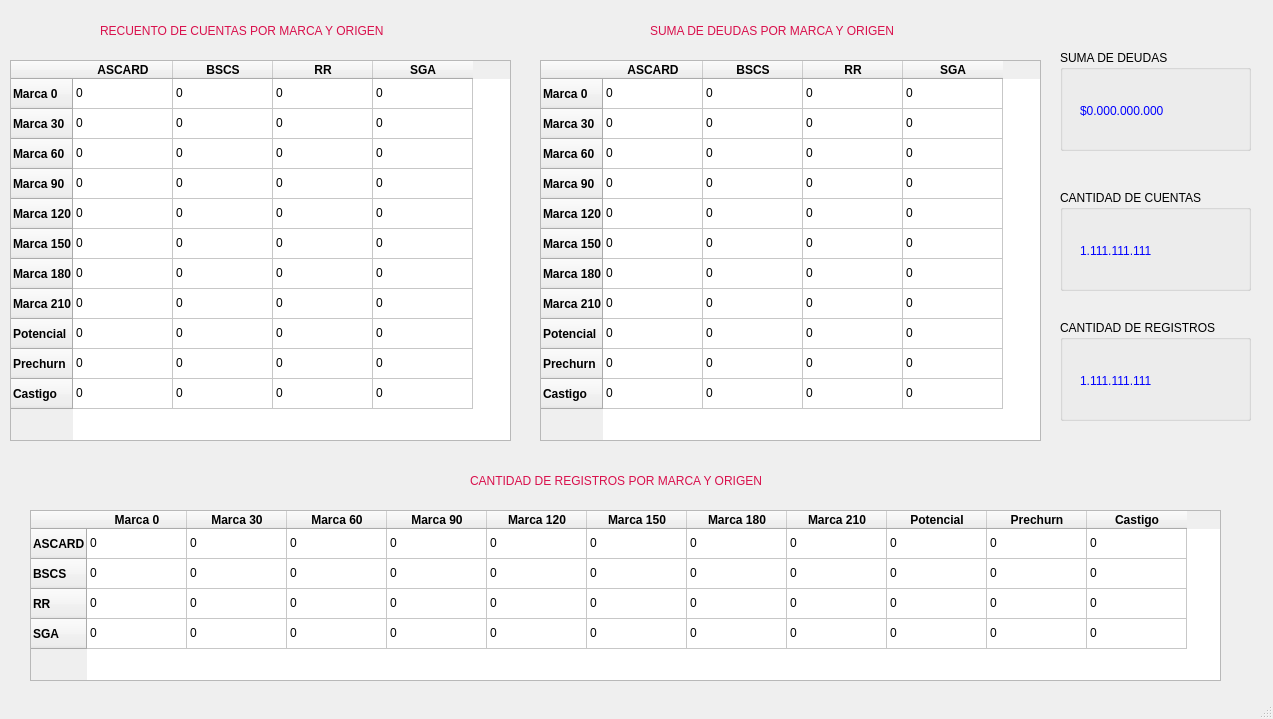
<?xml version="1.0" encoding="UTF-8"?>
<ui version="4.0">
 <class>TablesWindow</class>
 <widget class="QMainWindow" name="TablesWindow">
  <property name="geometry">
   <rect>
    <x>0</x>
    <y>0</y>
    <width>1273</width>
    <height>719</height>
   </rect>
  </property>
  <property name="windowTitle">
   <string>TablesWindow</string>
  </property>
  <widget class="QWidget" name="centralwidget">
   <widget class="QTableWidget" name="tableWidget">
    <property name="geometry">
     <rect>
      <x>10</x>
      <y>60</y>
      <width>501</width>
      <height>381</height>
     </rect>
    </property>
    <row>
     <property name="text">
      <string>Marca 0</string>
     </property>
     <property name="font">
      <font>
       <weight>75</weight>
       <bold>true</bold>
      </font>
     </property>
    </row>
    <row>
     <property name="text">
      <string>Marca 30</string>
     </property>
     <property name="font">
      <font>
       <weight>75</weight>
       <bold>true</bold>
      </font>
     </property>
    </row>
    <row>
     <property name="text">
      <string>Marca 60</string>
     </property>
     <property name="font">
      <font>
       <weight>75</weight>
       <bold>true</bold>
      </font>
     </property>
    </row>
    <row>
     <property name="text">
      <string>Marca 90</string>
     </property>
     <property name="font">
      <font>
       <weight>75</weight>
       <bold>true</bold>
      </font>
     </property>
    </row>
    <row>
     <property name="text">
      <string>Marca 120</string>
     </property>
     <property name="font">
      <font>
       <weight>75</weight>
       <bold>true</bold>
      </font>
     </property>
    </row>
    <row>
     <property name="text">
      <string>Marca 150</string>
     </property>
     <property name="font">
      <font>
       <weight>75</weight>
       <bold>true</bold>
      </font>
     </property>
    </row>
    <row>
     <property name="text">
      <string>Marca 180</string>
     </property>
     <property name="font">
      <font>
       <weight>75</weight>
       <bold>true</bold>
      </font>
     </property>
    </row>
    <row>
     <property name="text">
      <string>Marca 210</string>
     </property>
     <property name="font">
      <font>
       <weight>75</weight>
       <bold>true</bold>
      </font>
     </property>
    </row>
    <row>
     <property name="text">
      <string>Potencial</string>
     </property>
     <property name="font">
      <font>
       <weight>75</weight>
       <bold>true</bold>
      </font>
     </property>
    </row>
    <row>
     <property name="text">
      <string>Prechurn</string>
     </property>
     <property name="font">
      <font>
       <weight>75</weight>
       <bold>true</bold>
      </font>
     </property>
    </row>
    <row>
     <property name="text">
      <string>Castigo</string>
     </property>
     <property name="font">
      <font>
       <weight>75</weight>
       <bold>true</bold>
      </font>
     </property>
    </row>
    <column>
     <property name="text">
      <string>ASCARD</string>
     </property>
     <property name="font">
      <font>
       <weight>75</weight>
       <bold>true</bold>
      </font>
     </property>
    </column>
    <column>
     <property name="text">
      <string>BSCS</string>
     </property>
     <property name="font">
      <font>
       <weight>75</weight>
       <bold>true</bold>
      </font>
     </property>
     <property name="icon">
      <iconset theme="Dark"/>
     </property>
    </column>
    <column>
     <property name="text">
      <string>RR</string>
     </property>
     <property name="font">
      <font>
       <weight>75</weight>
       <bold>true</bold>
      </font>
     </property>
    </column>
    <column>
     <property name="text">
      <string>SGA</string>
     </property>
     <property name="font">
      <font>
       <weight>75</weight>
       <bold>true</bold>
      </font>
     </property>
    </column>
    <item row="0" column="0">
     <property name="text">
      <string>0</string>
     </property>
    </item>
    <item row="0" column="1">
     <property name="text">
      <string>0</string>
     </property>
    </item>
    <item row="0" column="2">
     <property name="text">
      <string>0</string>
     </property>
    </item>
    <item row="0" column="3">
     <property name="text">
      <string>0</string>
     </property>
    </item>
    <item row="1" column="0">
     <property name="text">
      <string>0</string>
     </property>
    </item>
    <item row="1" column="1">
     <property name="text">
      <string>0</string>
     </property>
    </item>
    <item row="1" column="2">
     <property name="text">
      <string>0</string>
     </property>
    </item>
    <item row="1" column="3">
     <property name="text">
      <string>0</string>
     </property>
    </item>
    <item row="2" column="0">
     <property name="text">
      <string>0</string>
     </property>
    </item>
    <item row="2" column="1">
     <property name="text">
      <string>0</string>
     </property>
    </item>
    <item row="2" column="2">
     <property name="text">
      <string>0</string>
     </property>
    </item>
    <item row="2" column="3">
     <property name="text">
      <string>0</string>
     </property>
    </item>
    <item row="3" column="0">
     <property name="text">
      <string>0</string>
     </property>
    </item>
    <item row="3" column="1">
     <property name="text">
      <string>0</string>
     </property>
    </item>
    <item row="3" column="2">
     <property name="text">
      <string>0</string>
     </property>
    </item>
    <item row="3" column="3">
     <property name="text">
      <string>0</string>
     </property>
    </item>
    <item row="4" column="0">
     <property name="text">
      <string>0</string>
     </property>
    </item>
    <item row="4" column="1">
     <property name="text">
      <string>0</string>
     </property>
    </item>
    <item row="4" column="2">
     <property name="text">
      <string>0</string>
     </property>
    </item>
    <item row="4" column="3">
     <property name="text">
      <string>0</string>
     </property>
    </item>
    <item row="5" column="0">
     <property name="text">
      <string>0</string>
     </property>
    </item>
    <item row="5" column="1">
     <property name="text">
      <string>0</string>
     </property>
    </item>
    <item row="5" column="2">
     <property name="text">
      <string>0</string>
     </property>
    </item>
    <item row="5" column="3">
     <property name="text">
      <string>0</string>
     </property>
    </item>
    <item row="6" column="0">
     <property name="text">
      <string>0</string>
     </property>
    </item>
    <item row="6" column="1">
     <property name="text">
      <string>0</string>
     </property>
    </item>
    <item row="6" column="2">
     <property name="text">
      <string>0</string>
     </property>
    </item>
    <item row="6" column="3">
     <property name="text">
      <string>0</string>
     </property>
    </item>
    <item row="7" column="0">
     <property name="text">
      <string>0</string>
     </property>
    </item>
    <item row="7" column="1">
     <property name="text">
      <string>0</string>
     </property>
    </item>
    <item row="7" column="2">
     <property name="text">
      <string>0</string>
     </property>
    </item>
    <item row="7" column="3">
     <property name="text">
      <string>0</string>
     </property>
    </item>
    <item row="8" column="0">
     <property name="text">
      <string>0</string>
     </property>
    </item>
    <item row="8" column="1">
     <property name="text">
      <string>0</string>
     </property>
    </item>
    <item row="8" column="2">
     <property name="text">
      <string>0</string>
     </property>
    </item>
    <item row="8" column="3">
     <property name="text">
      <string>0</string>
     </property>
    </item>
    <item row="9" column="0">
     <property name="text">
      <string>0</string>
     </property>
    </item>
    <item row="9" column="1">
     <property name="text">
      <string>0</string>
     </property>
    </item>
    <item row="9" column="2">
     <property name="text">
      <string>0</string>
     </property>
    </item>
    <item row="9" column="3">
     <property name="text">
      <string>0</string>
     </property>
    </item>
    <item row="10" column="0">
     <property name="text">
      <string>0</string>
     </property>
    </item>
    <item row="10" column="1">
     <property name="text">
      <string>0</string>
     </property>
    </item>
    <item row="10" column="2">
     <property name="text">
      <string>0</string>
     </property>
    </item>
    <item row="10" column="3">
     <property name="text">
      <string>0</string>
     </property>
    </item>
   </widget>
   <widget class="QTableWidget" name="tableWidget_2">
    <property name="geometry">
     <rect>
      <x>540</x>
      <y>60</y>
      <width>501</width>
      <height>381</height>
     </rect>
    </property>
    <row>
     <property name="text">
      <string>Marca 0</string>
     </property>
     <property name="font">
      <font>
       <weight>75</weight>
       <bold>true</bold>
      </font>
     </property>
    </row>
    <row>
     <property name="text">
      <string>Marca 30</string>
     </property>
     <property name="font">
      <font>
       <weight>75</weight>
       <bold>true</bold>
      </font>
     </property>
    </row>
    <row>
     <property name="text">
      <string>Marca 60</string>
     </property>
     <property name="font">
      <font>
       <weight>75</weight>
       <bold>true</bold>
      </font>
     </property>
    </row>
    <row>
     <property name="text">
      <string>Marca 90</string>
     </property>
     <property name="font">
      <font>
       <weight>75</weight>
       <bold>true</bold>
      </font>
     </property>
    </row>
    <row>
     <property name="text">
      <string>Marca 120</string>
     </property>
     <property name="font">
      <font>
       <weight>75</weight>
       <bold>true</bold>
      </font>
     </property>
    </row>
    <row>
     <property name="text">
      <string>Marca 150</string>
     </property>
     <property name="font">
      <font>
       <weight>75</weight>
       <bold>true</bold>
      </font>
     </property>
    </row>
    <row>
     <property name="text">
      <string>Marca 180</string>
     </property>
     <property name="font">
      <font>
       <weight>75</weight>
       <bold>true</bold>
      </font>
     </property>
    </row>
    <row>
     <property name="text">
      <string>Marca 210</string>
     </property>
     <property name="font">
      <font>
       <weight>75</weight>
       <bold>true</bold>
      </font>
     </property>
    </row>
    <row>
     <property name="text">
      <string>Potencial</string>
     </property>
     <property name="font">
      <font>
       <weight>75</weight>
       <bold>true</bold>
      </font>
     </property>
    </row>
    <row>
     <property name="text">
      <string>Prechurn</string>
     </property>
     <property name="font">
      <font>
       <weight>75</weight>
       <bold>true</bold>
      </font>
     </property>
    </row>
    <row>
     <property name="text">
      <string>Castigo</string>
     </property>
     <property name="font">
      <font>
       <weight>75</weight>
       <bold>true</bold>
      </font>
     </property>
    </row>
    <column>
     <property name="text">
      <string>ASCARD</string>
     </property>
     <property name="font">
      <font>
       <weight>75</weight>
       <bold>true</bold>
      </font>
     </property>
    </column>
    <column>
     <property name="text">
      <string>BSCS</string>
     </property>
     <property name="font">
      <font>
       <weight>75</weight>
       <bold>true</bold>
      </font>
     </property>
     <property name="icon">
      <iconset theme="Dark">
       <normaloff>../../../../../Program Files (x86)/Qt Designer</normaloff>../../../../../Program Files (x86)/Qt Designer</iconset>
     </property>
    </column>
    <column>
     <property name="text">
      <string>RR</string>
     </property>
     <property name="font">
      <font>
       <weight>75</weight>
       <bold>true</bold>
      </font>
     </property>
    </column>
    <column>
     <property name="text">
      <string>SGA</string>
     </property>
     <property name="font">
      <font>
       <weight>75</weight>
       <bold>true</bold>
      </font>
     </property>
    </column>
    <item row="0" column="0">
     <property name="text">
      <string>0</string>
     </property>
    </item>
    <item row="0" column="1">
     <property name="text">
      <string>0</string>
     </property>
    </item>
    <item row="0" column="2">
     <property name="text">
      <string>0</string>
     </property>
    </item>
    <item row="0" column="3">
     <property name="text">
      <string>0</string>
     </property>
    </item>
    <item row="1" column="0">
     <property name="text">
      <string>0</string>
     </property>
    </item>
    <item row="1" column="1">
     <property name="text">
      <string>0</string>
     </property>
    </item>
    <item row="1" column="2">
     <property name="text">
      <string>0</string>
     </property>
    </item>
    <item row="1" column="3">
     <property name="text">
      <string>0</string>
     </property>
    </item>
    <item row="2" column="0">
     <property name="text">
      <string>0</string>
     </property>
    </item>
    <item row="2" column="1">
     <property name="text">
      <string>0</string>
     </property>
    </item>
    <item row="2" column="2">
     <property name="text">
      <string>0</string>
     </property>
    </item>
    <item row="2" column="3">
     <property name="text">
      <string>0</string>
     </property>
    </item>
    <item row="3" column="0">
     <property name="text">
      <string>0</string>
     </property>
    </item>
    <item row="3" column="1">
     <property name="text">
      <string>0</string>
     </property>
    </item>
    <item row="3" column="2">
     <property name="text">
      <string>0</string>
     </property>
    </item>
    <item row="3" column="3">
     <property name="text">
      <string>0</string>
     </property>
    </item>
    <item row="4" column="0">
     <property name="text">
      <string>0</string>
     </property>
    </item>
    <item row="4" column="1">
     <property name="text">
      <string>0</string>
     </property>
    </item>
    <item row="4" column="2">
     <property name="text">
      <string>0</string>
     </property>
    </item>
    <item row="4" column="3">
     <property name="text">
      <string>0</string>
     </property>
    </item>
    <item row="5" column="0">
     <property name="text">
      <string>0</string>
     </property>
    </item>
    <item row="5" column="1">
     <property name="text">
      <string>0</string>
     </property>
    </item>
    <item row="5" column="2">
     <property name="text">
      <string>0</string>
     </property>
    </item>
    <item row="5" column="3">
     <property name="text">
      <string>0</string>
     </property>
    </item>
    <item row="6" column="0">
     <property name="text">
      <string>0</string>
     </property>
    </item>
    <item row="6" column="1">
     <property name="text">
      <string>0</string>
     </property>
    </item>
    <item row="6" column="2">
     <property name="text">
      <string>0</string>
     </property>
    </item>
    <item row="6" column="3">
     <property name="text">
      <string>0</string>
     </property>
    </item>
    <item row="7" column="0">
     <property name="text">
      <string>0</string>
     </property>
    </item>
    <item row="7" column="1">
     <property name="text">
      <string>0</string>
     </property>
    </item>
    <item row="7" column="2">
     <property name="text">
      <string>0</string>
     </property>
    </item>
    <item row="7" column="3">
     <property name="text">
      <string>0</string>
     </property>
    </item>
    <item row="8" column="0">
     <property name="text">
      <string>0</string>
     </property>
    </item>
    <item row="8" column="1">
     <property name="text">
      <string>0</string>
     </property>
    </item>
    <item row="8" column="2">
     <property name="text">
      <string>0</string>
     </property>
    </item>
    <item row="8" column="3">
     <property name="text">
      <string>0</string>
     </property>
    </item>
    <item row="9" column="0">
     <property name="text">
      <string>0</string>
     </property>
    </item>
    <item row="9" column="1">
     <property name="text">
      <string>0</string>
     </property>
    </item>
    <item row="9" column="2">
     <property name="text">
      <string>0</string>
     </property>
    </item>
    <item row="9" column="3">
     <property name="text">
      <string>0</string>
     </property>
    </item>
    <item row="10" column="0">
     <property name="text">
      <string>0</string>
     </property>
    </item>
    <item row="10" column="1">
     <property name="text">
      <string>0</string>
     </property>
    </item>
    <item row="10" column="2">
     <property name="text">
      <string>0</string>
     </property>
    </item>
    <item row="10" column="3">
     <property name="text">
      <string>0</string>
     </property>
    </item>
   </widget>
   <widget class="QLabel" name="label_Total_Registers">
    <property name="geometry">
     <rect>
      <x>100</x>
      <y>20</y>
      <width>321</width>
      <height>21</height>
     </rect>
    </property>
    <property name="styleSheet">
     <string notr="true">color: rgb(217, 16, 76);
font: 87 9pt &quot;Arial Black&quot;;</string>
    </property>
    <property name="text">
     <string>RECUENTO DE CUENTAS POR MARCA Y ORIGEN</string>
    </property>
   </widget>
   <widget class="QLabel" name="label_Total_Registers_2">
    <property name="geometry">
     <rect>
      <x>650</x>
      <y>20</y>
      <width>271</width>
      <height>21</height>
     </rect>
    </property>
    <property name="styleSheet">
     <string notr="true">color: rgb(217, 16, 76);
font: 87 9pt &quot;Arial Black&quot;;</string>
    </property>
    <property name="text">
     <string>SUMA DE DEUDAS POR MARCA Y ORIGEN</string>
    </property>
   </widget>
   <widget class="QTableWidget" name="tableWidget_3">
    <property name="geometry">
     <rect>
      <x>30</x>
      <y>510</y>
      <width>1191</width>
      <height>171</height>
     </rect>
    </property>
    <row>
     <property name="text">
      <string>ASCARD</string>
     </property>
     <property name="font">
      <font>
       <weight>75</weight>
       <bold>true</bold>
      </font>
     </property>
    </row>
    <row>
     <property name="text">
      <string>BSCS</string>
     </property>
     <property name="font">
      <font>
       <weight>75</weight>
       <bold>true</bold>
      </font>
     </property>
    </row>
    <row>
     <property name="text">
      <string>RR</string>
     </property>
     <property name="font">
      <font>
       <weight>75</weight>
       <bold>true</bold>
      </font>
     </property>
    </row>
    <row>
     <property name="text">
      <string>SGA</string>
     </property>
     <property name="font">
      <font>
       <weight>75</weight>
       <bold>true</bold>
      </font>
     </property>
    </row>
    <column>
     <property name="text">
      <string>Marca 0</string>
     </property>
     <property name="font">
      <font>
       <weight>75</weight>
       <bold>true</bold>
      </font>
     </property>
    </column>
    <column>
     <property name="text">
      <string>Marca 30</string>
     </property>
     <property name="font">
      <font>
       <weight>75</weight>
       <bold>true</bold>
      </font>
     </property>
     <property name="icon">
      <iconset theme="Dark">
       <normaloff>.</normaloff>.</iconset>
     </property>
    </column>
    <column>
     <property name="text">
      <string>Marca 60</string>
     </property>
     <property name="font">
      <font>
       <weight>75</weight>
       <bold>true</bold>
      </font>
     </property>
    </column>
    <column>
     <property name="text">
      <string>Marca 90</string>
     </property>
     <property name="font">
      <font>
       <weight>75</weight>
       <bold>true</bold>
      </font>
     </property>
    </column>
    <column>
     <property name="text">
      <string>Marca 120</string>
     </property>
     <property name="font">
      <font>
       <weight>75</weight>
       <bold>true</bold>
      </font>
     </property>
    </column>
    <column>
     <property name="text">
      <string>Marca 150</string>
     </property>
     <property name="font">
      <font>
       <weight>75</weight>
       <bold>true</bold>
      </font>
     </property>
    </column>
    <column>
     <property name="text">
      <string>Marca 180</string>
     </property>
     <property name="font">
      <font>
       <weight>75</weight>
       <bold>true</bold>
      </font>
     </property>
    </column>
    <column>
     <property name="text">
      <string>Marca 210</string>
     </property>
     <property name="font">
      <font>
       <weight>75</weight>
       <bold>true</bold>
      </font>
     </property>
    </column>
    <column>
     <property name="text">
      <string>Potencial</string>
     </property>
     <property name="font">
      <font>
       <weight>75</weight>
       <bold>true</bold>
      </font>
     </property>
    </column>
    <column>
     <property name="text">
      <string>Prechurn</string>
     </property>
     <property name="font">
      <font>
       <weight>75</weight>
       <bold>true</bold>
      </font>
     </property>
    </column>
    <column>
     <property name="text">
      <string>Castigo</string>
     </property>
     <property name="font">
      <font>
       <weight>75</weight>
       <bold>true</bold>
      </font>
     </property>
    </column>
    <item row="0" column="0">
     <property name="text">
      <string>0</string>
     </property>
    </item>
    <item row="0" column="1">
     <property name="text">
      <string>0</string>
     </property>
    </item>
    <item row="0" column="2">
     <property name="text">
      <string>0</string>
     </property>
    </item>
    <item row="0" column="3">
     <property name="text">
      <string>0</string>
     </property>
    </item>
    <item row="0" column="4">
     <property name="text">
      <string>0</string>
     </property>
    </item>
    <item row="0" column="5">
     <property name="text">
      <string>0</string>
     </property>
    </item>
    <item row="0" column="6">
     <property name="text">
      <string>0</string>
     </property>
    </item>
    <item row="0" column="7">
     <property name="text">
      <string>0</string>
     </property>
    </item>
    <item row="0" column="8">
     <property name="text">
      <string>0</string>
     </property>
    </item>
    <item row="0" column="9">
     <property name="text">
      <string>0</string>
     </property>
    </item>
    <item row="0" column="10">
     <property name="text">
      <string>0</string>
     </property>
    </item>
    <item row="1" column="0">
     <property name="text">
      <string>0</string>
     </property>
    </item>
    <item row="1" column="1">
     <property name="text">
      <string>0</string>
     </property>
    </item>
    <item row="1" column="2">
     <property name="text">
      <string>0</string>
     </property>
    </item>
    <item row="1" column="3">
     <property name="text">
      <string>0</string>
     </property>
    </item>
    <item row="1" column="4">
     <property name="text">
      <string>0</string>
     </property>
    </item>
    <item row="1" column="5">
     <property name="text">
      <string>0</string>
     </property>
    </item>
    <item row="1" column="6">
     <property name="text">
      <string>0</string>
     </property>
    </item>
    <item row="1" column="7">
     <property name="text">
      <string>0</string>
     </property>
    </item>
    <item row="1" column="8">
     <property name="text">
      <string>0</string>
     </property>
    </item>
    <item row="1" column="9">
     <property name="text">
      <string>0</string>
     </property>
    </item>
    <item row="1" column="10">
     <property name="text">
      <string>0</string>
     </property>
    </item>
    <item row="2" column="0">
     <property name="text">
      <string>0</string>
     </property>
    </item>
    <item row="2" column="1">
     <property name="text">
      <string>0</string>
     </property>
    </item>
    <item row="2" column="2">
     <property name="text">
      <string>0</string>
     </property>
    </item>
    <item row="2" column="3">
     <property name="text">
      <string>0</string>
     </property>
    </item>
    <item row="2" column="4">
     <property name="text">
      <string>0</string>
     </property>
    </item>
    <item row="2" column="5">
     <property name="text">
      <string>0</string>
     </property>
    </item>
    <item row="2" column="6">
     <property name="text">
      <string>0</string>
     </property>
    </item>
    <item row="2" column="7">
     <property name="text">
      <string>0</string>
     </property>
    </item>
    <item row="2" column="8">
     <property name="text">
      <string>0</string>
     </property>
    </item>
    <item row="2" column="9">
     <property name="text">
      <string>0</string>
     </property>
    </item>
    <item row="2" column="10">
     <property name="text">
      <string>0</string>
     </property>
    </item>
    <item row="3" column="0">
     <property name="text">
      <string>0</string>
     </property>
    </item>
    <item row="3" column="1">
     <property name="text">
      <string>0</string>
     </property>
    </item>
    <item row="3" column="2">
     <property name="text">
      <string>0</string>
     </property>
    </item>
    <item row="3" column="3">
     <property name="text">
      <string>0</string>
     </property>
    </item>
    <item row="3" column="4">
     <property name="text">
      <string>0</string>
     </property>
    </item>
    <item row="3" column="5">
     <property name="text">
      <string>0</string>
     </property>
    </item>
    <item row="3" column="6">
     <property name="text">
      <string>0</string>
     </property>
    </item>
    <item row="3" column="7">
     <property name="text">
      <string>0</string>
     </property>
    </item>
    <item row="3" column="8">
     <property name="text">
      <string>0</string>
     </property>
    </item>
    <item row="3" column="9">
     <property name="text">
      <string>0</string>
     </property>
    </item>
    <item row="3" column="10">
     <property name="text">
      <string>0</string>
     </property>
    </item>
   </widget>
   <widget class="QLabel" name="label_Total_Registers_3">
    <property name="geometry">
     <rect>
      <x>470</x>
      <y>470</y>
      <width>331</width>
      <height>21</height>
     </rect>
    </property>
    <property name="styleSheet">
     <string notr="true">color: rgb(217, 16, 76);
font: 87 9pt &quot;Arial Black&quot;;</string>
    </property>
    <property name="text">
     <string>CANTIDAD DE REGISTROS POR MARCA Y ORIGEN</string>
    </property>
   </widget>
   <widget class="QGroupBox" name="groupBox">
    <property name="geometry">
     <rect>
      <x>1060</x>
      <y>50</y>
      <width>191</width>
      <height>101</height>
     </rect>
    </property>
    <property name="title">
     <string>SUMA DE DEUDAS</string>
    </property>
    <widget class="QLabel" name="Confirmation_LABEL">
     <property name="geometry">
      <rect>
       <x>20</x>
       <y>50</y>
       <width>161</width>
       <height>21</height>
      </rect>
     </property>
     <property name="styleSheet">
      <string notr="true">color: rgb(0, 0, 255);
font: 87 10pt &quot;Arial Black&quot;;</string>
     </property>
     <property name="text">
      <string>$0.000.000.000</string>
     </property>
    </widget>
   </widget>
   <widget class="QGroupBox" name="groupBox_2">
    <property name="geometry">
     <rect>
      <x>1060</x>
      <y>190</y>
      <width>191</width>
      <height>101</height>
     </rect>
    </property>
    <property name="title">
     <string>CANTIDAD DE CUENTAS</string>
    </property>
    <widget class="QLabel" name="Confirmation_LABEL_2">
     <property name="geometry">
      <rect>
       <x>20</x>
       <y>50</y>
       <width>161</width>
       <height>21</height>
      </rect>
     </property>
     <property name="styleSheet">
      <string notr="true">color: rgb(0, 0, 255);
font: 87 10pt &quot;Arial Black&quot;;</string>
     </property>
     <property name="text">
      <string>1.111.111.111</string>
     </property>
    </widget>
   </widget>
   <widget class="QGroupBox" name="groupBox_4">
    <property name="geometry">
     <rect>
      <x>1060</x>
      <y>320</y>
      <width>191</width>
      <height>101</height>
     </rect>
    </property>
    <property name="title">
     <string>CANTIDAD DE REGISTROS</string>
    </property>
    <widget class="QLabel" name="Confirmation_LABEL_4">
     <property name="geometry">
      <rect>
       <x>20</x>
       <y>50</y>
       <width>161</width>
       <height>21</height>
      </rect>
     </property>
     <property name="styleSheet">
      <string notr="true">color: rgb(0, 0, 255);
font: 87 10pt &quot;Arial Black&quot;;</string>
     </property>
     <property name="text">
      <string>1.111.111.111</string>
     </property>
    </widget>
   </widget>
  </widget>
  <widget class="QMenuBar" name="menubar">
   <property name="geometry">
    <rect>
     <x>0</x>
     <y>0</y>
     <width>1273</width>
     <height>21</height>
    </rect>
   </property>
  </widget>
  <widget class="QStatusBar" name="statusbar"/>
 </widget>
 <resources/>
 <connections/>
</ui>
